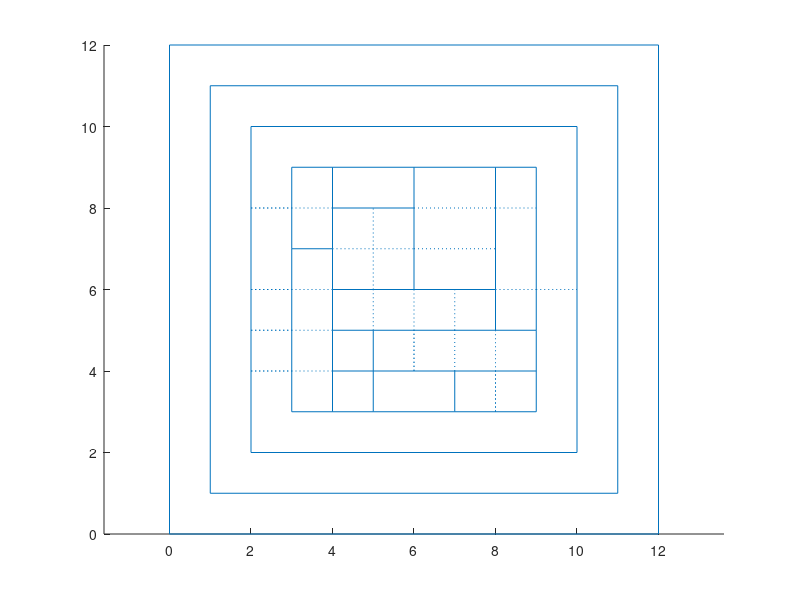

This figure's MATLAB source:
axis equal
close all
hold on

line([0 12],[0 0]);
line([1 11],[1 1]);
line([2 10],[2 2]);
line([3 4],[3 3]);
line([4 5],[3 3]);
line([5 7],[3 3]);
line([7 9],[3 3]);
line([4 5],[4 4]);
line([5 7],[4 4]);
line([7 9],[4 4]);
line([4 5],[5 5]);
line([5 8],[5 5]);
line([8 9],[5 5]);
line([4 6],[6 6]);
line([6 8],[6 6]);
line([3 4],[7 7]);
line([4 6],[8 8]);
line([3 4],[9 9]);
line([4 6],[9 9]);
line([6 8],[9 9]);
line([8 9],[9 9]);
line([2 10],[10 10]);
line([1 11],[11 11]);
line([0 12],[12 12]);
line([0 0],[0 12]);
line([1 1],[1 11]);
line([2 2],[2 10]);
line([3 3],[3 7]);
line([3 3],[7 9]);
line([4 4],[3 4]);
line([4 4],[4 5]);
line([4 4],[5 6]);
line([4 4],[6 7]);
line([4 4],[7 8]);
line([4 4],[8 9]);
line([5 5],[3 4]);
line([5 5],[4 5]);
line([6 6],[6 8]);
line([6 6],[8 9]);
line([7 7],[3 4]);
line([8 8],[5 6]);
line([8 8],[6 9]);
line([9 9],[3 4]);
line([9 9],[4 5]);
line([9 9],[5 9]);
line([10 10],[2 10]);
line([11 11],[1 11]);
line([12 12],[0 12]);
line([4 2],[4 4],'LineStyle',':');
line([2 3],[4 4],'LineStyle',':');
line([4 2],[5 5],'LineStyle',':');
line([2 3],[5 5],'LineStyle',':');
line([4 2],[6 6],'LineStyle',':');
line([2 3],[6 6],'LineStyle',':');
line([4 6],[7 7],'LineStyle',':');
line([6 8],[7 7],'LineStyle',':');
line([4 2],[8 8],'LineStyle',':');
line([2 3],[8 8],'LineStyle',':');
line([5 5],[5 6],'LineStyle',':');
line([5 5],[6 8],'LineStyle',':');
line([6 6],[6 4],'LineStyle',':');
line([6 6],[4 5],'LineStyle',':');
line([6 8],[8 8],'LineStyle',':');
line([8 9],[8 8],'LineStyle',':');
line([7 7],[4 5],'LineStyle',':');
line([7 7],[5 6],'LineStyle',':');
line([8 8],[5 3],'LineStyle',':');
line([8 8],[3 4],'LineStyle',':');
line([8 9],[6 6],'LineStyle',':');
line([9 10],[6 6],'LineStyle',':');

local_knots(1,:,:) = [ 0 0 0 0.166667 0.333333
 0 0 0 0.666667 1];
local_knots(2,:,:) = [ 0 0 0 0.166667 0.5
 0 0 0.666667 1 1];
local_knots(3,:,:) = [ 0 0 0 0.166667 0.5
 0 0.666667 1 1 1];
local_knots(4,:,:) = [ 0 0 0.166667 0.333333 0.666667
 0 0 0 0.166667 0.333333];
local_knots(5,:,:) = [ 0 0 0.166667 0.333333 0.666667
 0 0 0.166667 0.333333 0.5];
local_knots(6,:,:) = [ 0 0 0.166667 0.333333 0.833333
 0 0.166667 0.333333 0.5 0.666667];
local_knots(7,:,:) = [ 0 0 0.166667 0.5 0.833333
 0.166667 0.333333 0.5 0.666667 0.833333];
local_knots(8,:,:) = [ 0 0 0.166667 0.5 0.833333
 0.333333 0.5 0.666667 0.833333 1];
local_knots(9,:,:) = [ 0 0 0.166667 0.5 0.833333
 0.5 0.666667 0.833333 1 1];
local_knots(10,:,:) = [ 0 0 0.166667 0.5 0.833333
 0.666667 0.833333 1 1 1];
local_knots(11,:,:) = [ 0 0.166667 0.333333 0.666667 1
 0 0 0 0.166667 0.333333];
local_knots(12,:,:) = [ 0 0.166667 0.333333 0.666667 1
 0 0 0.166667 0.333333 0.5];
local_knots(13,:,:) = [ 0 0.166667 0.333333 0.833333 1
 0 0.166667 0.333333 0.5 0.833333];
local_knots(14,:,:) = [ 0 0.166667 0.5 0.833333 1
 0.166667 0.333333 0.5 0.833333 1];
local_knots(15,:,:) = [ 0 0.166667 0.5 0.833333 1
 0.333333 0.5 0.833333 1 1];
local_knots(16,:,:) = [ 0 0.166667 0.5 0.833333 1
 0.5 0.833333 1 1 1];
local_knots(17,:,:) = [ 0.166667 0.333333 0.666667 1 1
 0 0 0 0.166667 0.333333];
local_knots(18,:,:) = [ 0.166667 0.333333 0.666667 1 1
 0 0 0.166667 0.333333 0.5];
local_knots(19,:,:) = [ 0.166667 0.333333 0.833333 1 1
 0 0.166667 0.333333 0.5 1];
local_knots(20,:,:) = [ 0.166667 0.5 0.833333 1 1
 0.166667 0.333333 0.5 1 1];
local_knots(21,:,:) = [ 0.166667 0.5 0.833333 1 1
 0.333333 0.5 1 1 1];
local_knots(22,:,:) = [ 0.333333 0.666667 1 1 1
 0 0 0 0.166667 0.333333];
local_knots(23,:,:) = [ 0.333333 0.666667 1 1 1
 0 0 0.166667 0.333333 1];
local_knots(24,:,:) = [ 0.333333 0.833333 1 1 1
 0 0.166667 0.333333 1 1];
local_knots(25,:,:) = [ 0.5 0.833333 1 1 1
 0.166667 0.333333 1 1 1];
